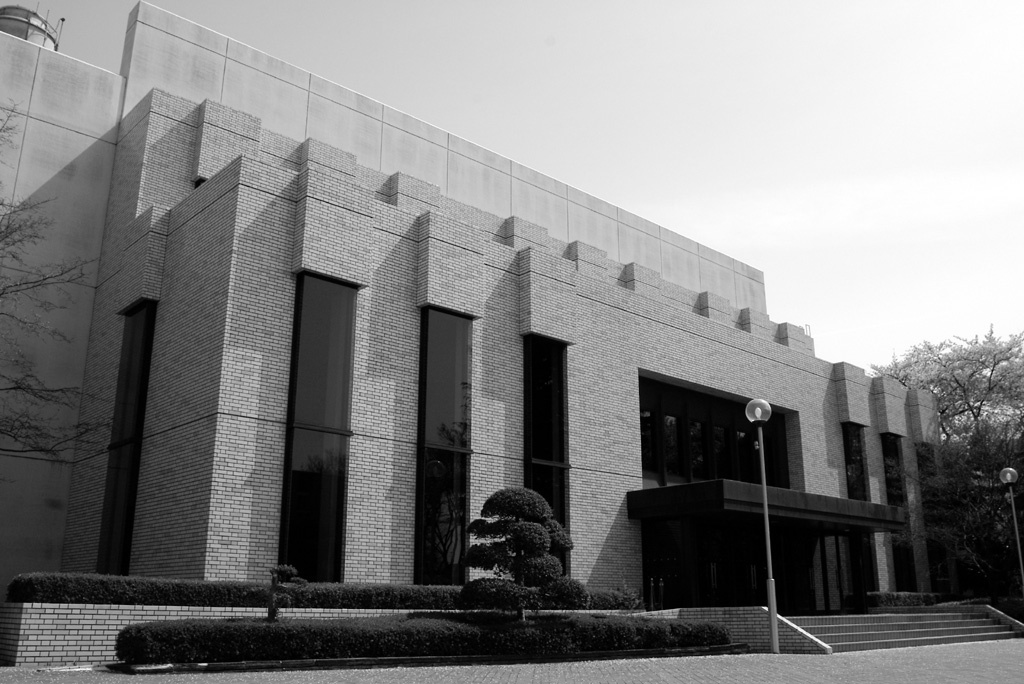
#> input picture gry.jpg, 1024 x 684 px
$ python sharpening.py
#> lines starting #> are read from the running program, lines starting #| are printed output that depends on the picture
import cv2
import numpy as np

img = cv2.imread("gry.jpg")
#> img is the input picture: shape (684, 1024, 3); min 0, max 255, mean 128.5

kernel_sharpe = np.array([
                            [ -1,  -1,  -1],
                            [ -1,   9,  -1],
                            [ -1,  -1,  -1]
                            ])

result = cv2.filter2D(img, -1, kernel_sharpe)
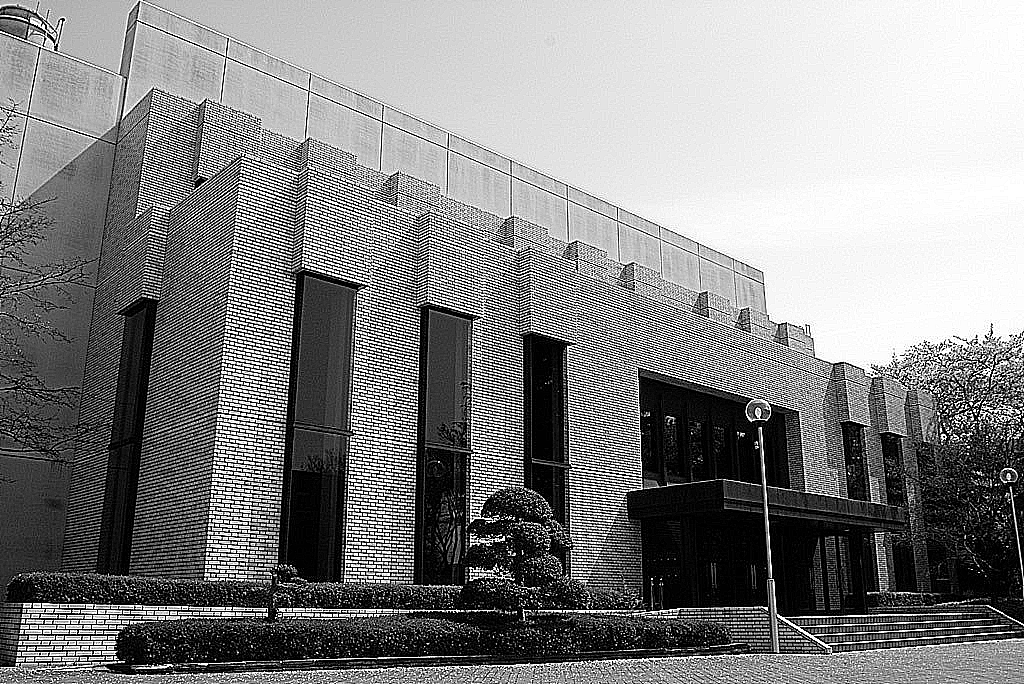
#> result: shape (684, 1024, 3); min 0, max 255, mean 131.4

result = cv2.convertScaleAbs(result)

cv2.imwrite("sharpe.jpg", result)


k = 0.5

op = np.array([
                [-k, -k, -k],
                [-k, 1 + 8 * k, -k],
                [-k, -k, -k]
            ])

result = cv2.filter2D(img, -1, op)
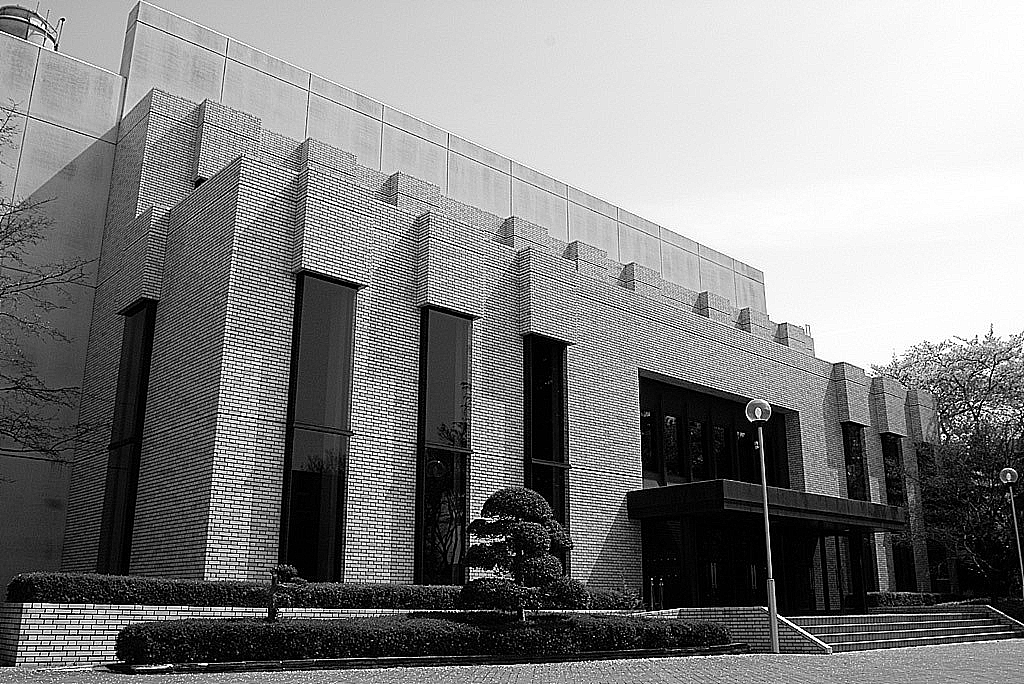
#> result: shape (684, 1024, 3); min 0, max 255, mean 129.7

result = cv2.convertScaleAbs(result)

cv2.imwrite("sharpe_k05.jpg", result)


k = 2.0

op = np.array([
                [-k, -k, -k],
                [-k, 1 + 8 * k, -k],
                [-k, -k, -k]
            ])

result = cv2.filter2D(img, -1, op)
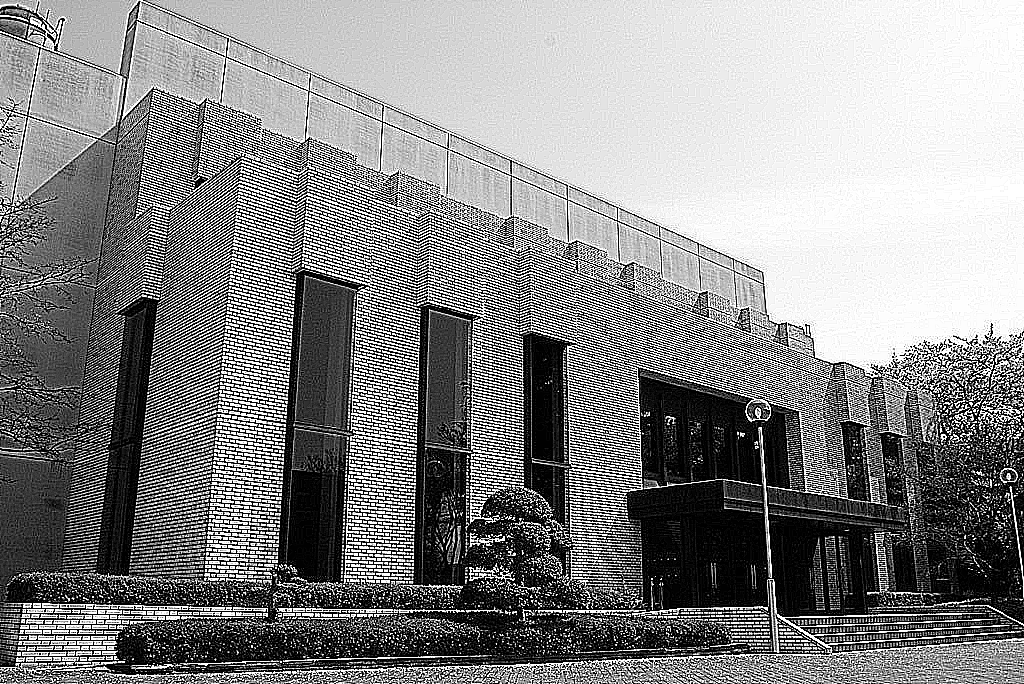
#> result: shape (684, 1024, 3); min 0, max 255, mean 134.7

result = cv2.convertScaleAbs(result)

cv2.imwrite("sharpe_k20.jpg", result)


from PIL import Image
from scipy import ndimage

#> (the run stopped early here; a loop or call above may not have finished)

$ run again, with mozaiku.jpg copied over gry.jpg
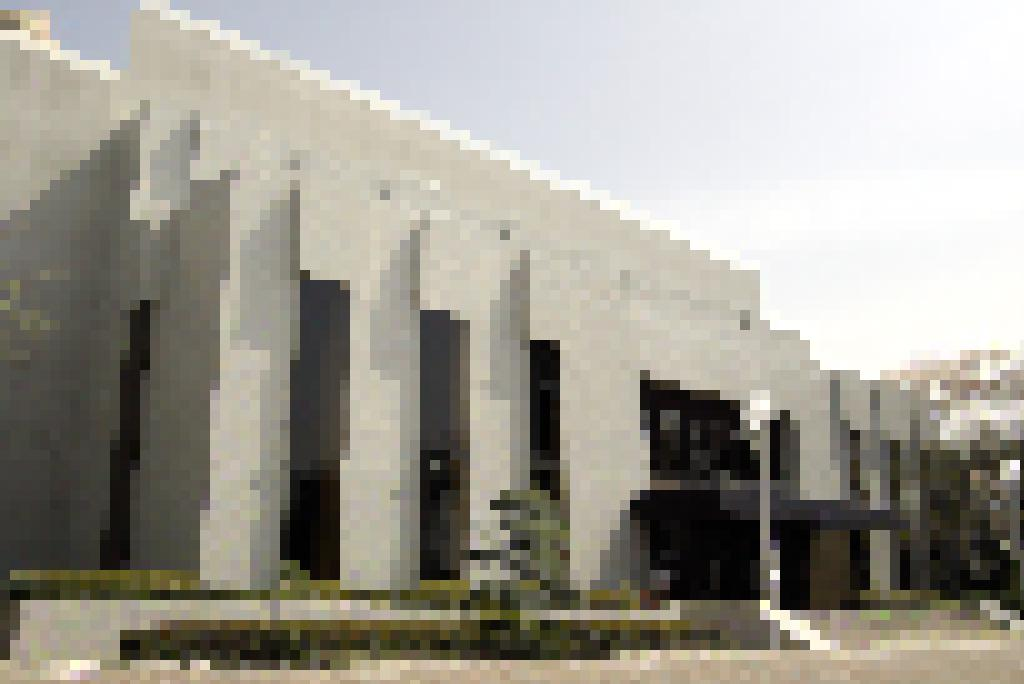
#> input picture mozaiku.jpg, 1024 x 684 px
#> img is the input picture: shape (684, 1024, 3); mean B, G, R 145.9, 155.3, 158.5
#> `result = cv2.filter2D(img, -1, kernel_sharpe)`:
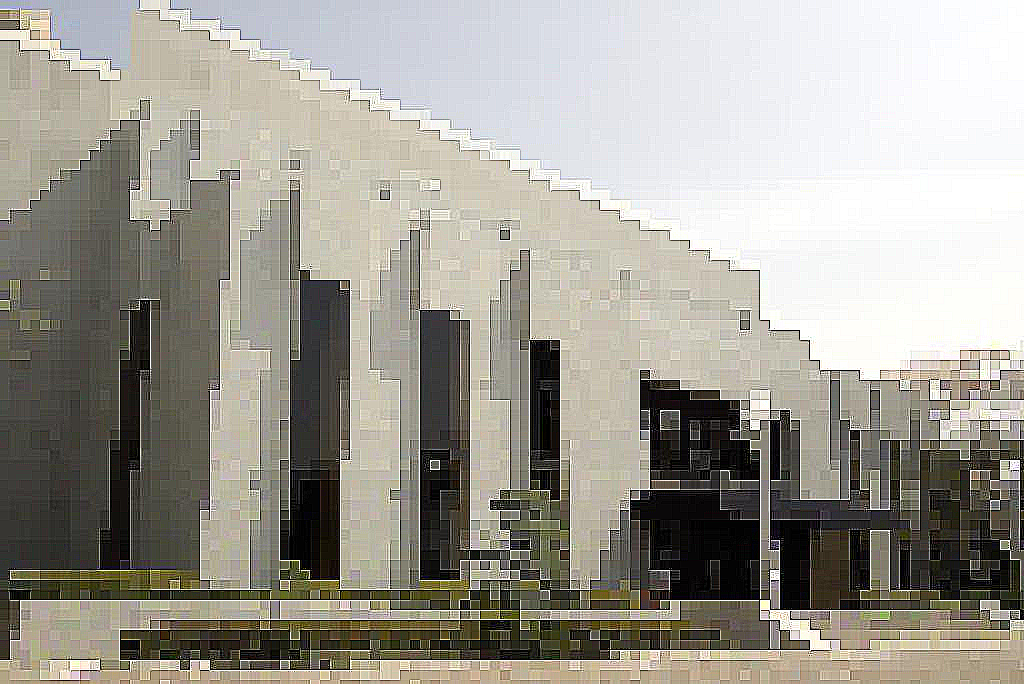
#> result: shape (684, 1024, 3); mean B, G, R 147, 155.7, 158.7
#> `result = cv2.filter2D(img, -1, op)`:
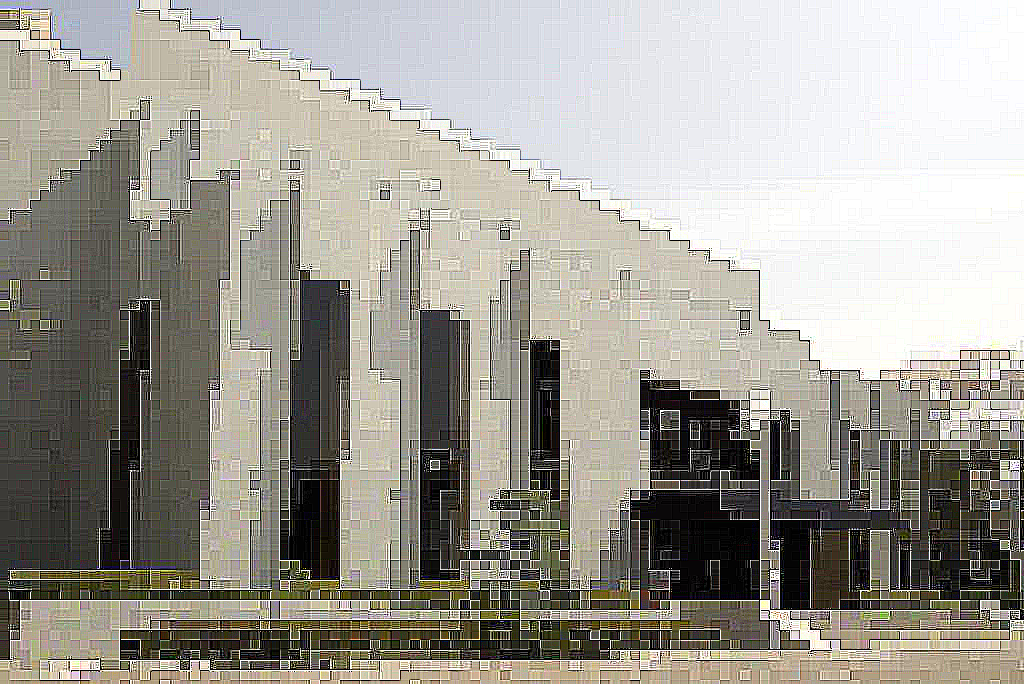
#> result: shape (684, 1024, 3); mean B, G, R 147.7, 155.9, 158.7

$ run again, with noise.jpg copied over gry.jpg
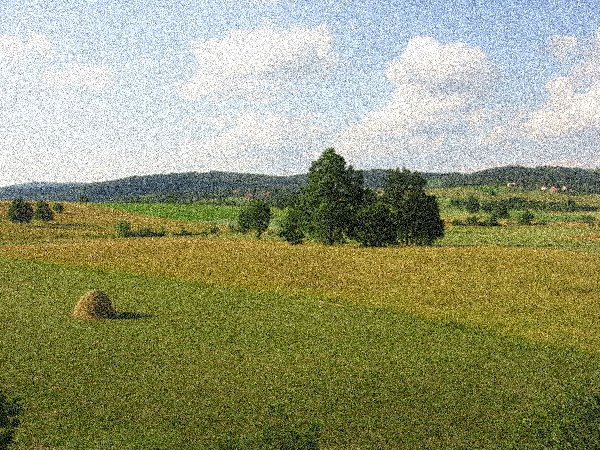
#> input picture noise.jpg, 600 x 450 px
#> img is the input picture: shape (450, 600, 3); mean B, G, R 117.1, 151.9, 148.5
#> `result = cv2.filter2D(img, -1, op)`:
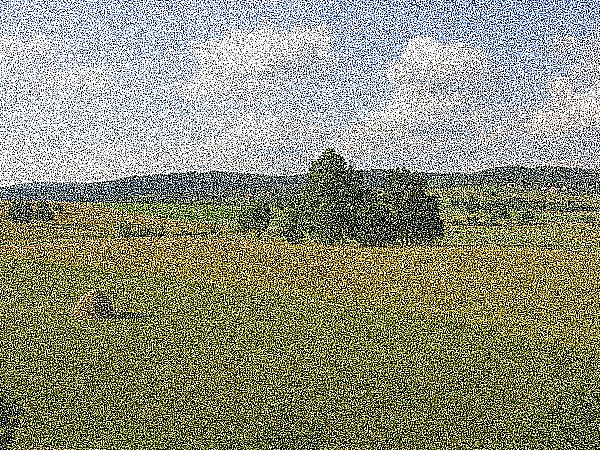
#> result: shape (450, 600, 3); mean B, G, R 124.2, 143.8, 142.1
#> `result = cv2.filter2D(img, -1, op)`:
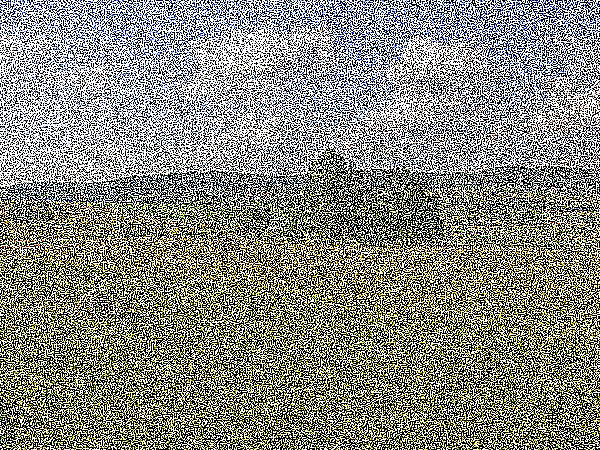
#> result: shape (450, 600, 3); mean B, G, R 129.1, 136.3, 135.6
